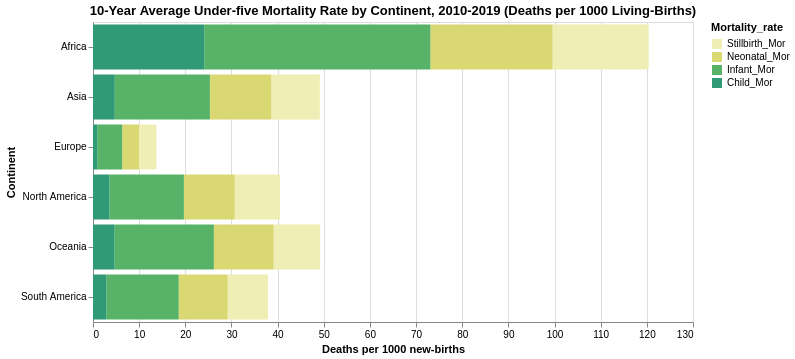

Vega-Lite specification stored for this chart:
### Vega-Lite specification from a JSON file in a GitHub repository (floating-point values rounded to 4 significant figures)
{"config": {"view": {"continuousWidth": 400, "continuousHeight": 300}}, "data": {"name": "data-2f25c4cadc1b40d9432d364486502a6e"}, "mark": "bar", "encoding": {"color": {"type": "ordinal", "field": "Mortality_rate", "legend": {"title": "Mortality_rate"}, "scale": {"domain": ["Stillbirth_Mor", "Neonatal_Mor", "Infant_Mor", "Child_Mor"], "range": ["#efeeb4", "#dad873", "#58b368", "#309975"]}}, "tooltip": [{"type": "nominal", "field": "Continent", "title": "Continent"}, {"type": "nominal", "field": "Mortality_rate", "title": "Mortality_rate"}, {"type": "quantitative", "field": "Proportion", "title": "Deaths per 1000 new-births"}], "x": {"type": "quantitative", "axis": {"title": "Deaths per 1000 new-births"}, "field": "Proportion"}, "y": {"type": "nominal", "axis": {"title": "Continent"}, "field": "Continent"}}, "height": 300, "title": "10-Year Average Under-five Mortality Rate by Continent, 2010-2019 (Deaths per 1000 Living-Births)", "width": 600, "$schema": "https://vega.github.io/schema/vega-lite/v4.8.1.json", "datasets": {"data-2f25c4cadc1b40d9432d364486502a6e": [{"Continent": "Africa", "Mortality_rate": "Stillbirth_Mor", "Proportion": 20.82}, {"Continent": "Asia", "Mortality_rate": "Stillbirth_Mor", "Proportion": 10.51}, {"Continent": "Europe", "Mortality_rate": "Stillbirth_Mor", "Proportion": 3.79}, {"Continent": "North America", "Mortality_rate": "Stillbirth_Mor", "Proportion": 9.8}, {"Continent": "Oceania", "Mortality_rate": "Stillbirth_Mor", "Proportion": 10.06}, {"Continent": "South America", "Mortality_rate": "Stillbirth_Mor", "Proportion": 8.75}, {"Continent": "Africa", "Mortality_rate": "Neonatal_Mor", "Proportion": 26.48}, {"Continent": "Asia", "Mortality_rate": "Neonatal_Mor", "Proportion": 13.31}, {"Continent": "Europe", "Mortality_rate": "Neonatal_Mor", "Proportion": 3.64}, {"Continent": "North America", "Mortality_rate": "Neonatal_Mor", "Proportion": 11.01}, {"Continent": "Oceania", "Mortality_rate": "Neonatal_Mor", "Proportion": 12.96}, {"Continent": "South America", "Mortality_rate": "Neonatal_Mor", "Proportion": 10.62}, {"Continent": "Africa", "Mortality_rate": "Infant_Mor", "Proportion": 49.0}, {"Continent": "Asia", "Mortality_rate": "Infant_Mor", "Proportion": 20.61}, {"Continent": "Europe", "Mortality_rate": "Infant_Mor", "Proportion": 5.42}, {"Continent": "North America", "Mortality_rate": "Infant_Mor", "Proportion": 16.17}, {"Continent": "Oceania", "Mortality_rate": "Infant_Mor", "Proportion": 21.5}, {"Continent": "South America", "Mortality_rate": "Infant_Mor", "Proportion": 15.68}, {"Continent": "Africa", "Mortality_rate": "Child_Mor", "Proportion": 24.1}, {"Continent": "Asia", "Mortality_rate": "Child_Mor", "Proportion": 4.72}, {"Continent": "Europe", "Mortality_rate": "Child_Mor", "Proportion": 0.91}, {"Continent": "North America", "Mortality_rate": "Child_Mor", "Proportion": 3.53}, {"Continent": "Oceania", "Mortality_rate": "Child_Mor", "Proportion": 4.69}, {"Continent": "South America", "Mortality_rate": "Child_Mor", "Proportion": 2.89}]}}
